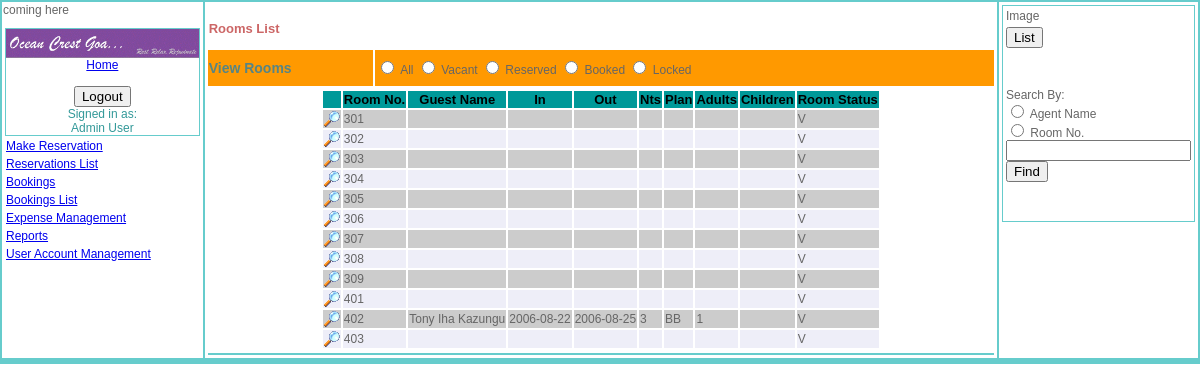
Screenshot of /rooms_list.php (signed in) with the database file from the repository.
### tables this page shows
CREATE TABLE `rooms` (
  `roomid` int(11) NOT NULL auto_increment,
  `roomno` mediumint(3) NOT NULL default '0',
  `roomtypeid` int(11) default NULL,
  `roomname` varchar(35) default NULL,
  `noofrooms` tinyint(3) default NULL,
  `occupancy` tinyint(2) default NULL,
  `tv` char(1) default NULL,
  `aircondition` char(1) default NULL,
  `fun` char(1) default NULL,
  `safe` char(1) default NULL,
  `fridge` char(1) default NULL,
  `status` char(1) default NULL COMMENT '(V)acant/(R)eserverd/(B)ooked/(L)ocked',
  `photo` longblob,
  `filetype` varchar(50) default NULL,
  PRIMARY KEY  (`roomid`,`roomno`)
);

CREATE TABLE `booking` (
  `book_id` int(11) NOT NULL auto_increment,
  `guestid` varchar(40) NOT NULL,
  `booking_type` char(1) NOT NULL COMMENT 'direct/agent',
  `meal_plan` char(2) NOT NULL COMMENT 'bo/bb/hb/fb',
  `no_adults` tinyint(2) default NULL,
  `no_child` tinyint(2) default NULL,
  `checkin_date` date NOT NULL,
  `checkout_date` date NOT NULL,
  `residence_id` char(2) default NULL COMMENT 'country_code',
  `payment_mode` tinyint(2) default NULL,
  `agents_ac_no` char(6) default NULL,
  `roomid` int(11) NOT NULL,
  `checkedin_by` int(11) default NULL,
  `invoice_no` varchar(15) default NULL,
  `billed` tinyint(1) default NULL,
  `checkoutby` int(5) default NULL,
  `codatetime` datetime default NULL,
  PRIMARY KEY  (`book_id`),
  UNIQUE KEY `id` (`book_id`)
);

### queryfunctions.php (called while the page is built, shortened)
<?php
function mkr_query($strsql,$conn)
{
	$rs = mysql_query($strsql,$conn);
	return $rs;
}
function fetch_object($rs)
{
	return mysql_fetch_object($rs);
}
?>

### rooms_list.php (the view, shortened to what this page needs)
<?php
include_once ("queryfunctions.php");
include_once ("functions.php");
?>
<!DOCTYPE html PUBLIC "-//W3C//DTD XHTML 1.0 Transitional//EN" "http://www.w3.org/TR/xhtml1/DTD/xhtml1-transitional.dtd">
<html xmlns="http://www.w3.org/1999/xhtml">
<head>
<link href="css/new.css" rel="stylesheet" type="text/css">
</head>
<body>
<form action="rooms.php" method="post" enctype="multipart/form-data">
<table width="100%"  border="0" cellpadding="1" align="center" bgcolor="#66CCCC">
  <tr valign="top">
    <td width="17%" bgcolor="#FFFFFF">
	<table width="100%"  border="0" cellpadding="1">
	  <tr>
    <td width="15%" bgcolor="#66CCCC">
		<table cellspacing=0 cellpadding=0 width="100%" align="left" bgcolor="#FFFFFF">
      <tr><td width="110" align="center"><a href="index.php"><img src="images/OpenCrest.gif" width="100%" height="100%" border="0"/><br>
          Home</a></td>
      </tr>
      <tr><td>&nbsp; </td>
      </tr>
      <tr>
        <td align="center">
		</td></tr>
	  </table></td></tr>
		<?php require_once("menu_header.php"); ?>
    </table>
	</td>
    <td width="67%" bgcolor="#FFFFFF"><table width="100%"  border="0" cellpadding="1">
      <tr>
        <td align="center"></td>
      </tr>
      <tr>
        <td colspan="2">
		<h2>Rooms List </h2>
		</td>
      </tr>
      <tr bgcolor="#FF9900"><td><h1>View Rooms </h1></td>
	  <td>
          <label>
          <input type="radio" name="roomstatus" value="A" />
  All</label>
          <label>
          <input type="radio" name="roomstatus" value="V" />
  Vacant</label>
          <label>
          <input type="radio" name="roomstatus" value="R" />
  Reserved</label>
          <label>
          <input type="radio" name="roomstatus" value="B" />
  Booked</label>
          <label>
          <input type="radio" name="roomstatus" value="L" />
  Locked</label>
	</td></tr>
	  <tr>
        <td colspan="2"><div id="Requests">
		<?php
			$conn=db_connect(HOST,USER,PASS,DB,PORT);
			$sql="Select rooms.roomno,guests.guestid,concat_ws(' ',guests.firstname,guests.middlename,guests.lastname) AS guest,
				booking.checkin_date,booking.checkout_date,DATEDIFF(booking.checkout_date,booking.checkin_date) AS nights,
				booking.meal_plan,booking.no_adults,booking.no_child,rooms.`status`
				From rooms
				left Join booking ON rooms.roomid = booking.roomid
				left Join guests ON booking.guestid = guests.guestid
				Order By rooms.roomno Asc";
			$results=mkr_query($sql,$conn);
			echo "<table align=\"center\">";
			echo "<tr bgcolor=\"#009999\">
				<th></th>
				<th>Room No.</th>
				<th>Guest Name</th>
				<th>In</th>
				<th>Out</th>
				<th>Nts</th>
				<th>Plan</th>
				<th>Adults</th>
				<th>Children</th>
				<th>Room Status</th>
				</tr>";
			while ($booked = fetch_object($results)) {
				$j++;
				if($j%2==1){
					echo "<tr bgcolor=\"#CCCCCC\">";
					}else{
					echo "<tr bgcolor=\"#EEEEF8\">";
				}
					echo "<td><a href=\"bookings.php?search=$booked->guestid\"><img src=\"images/button_view.png\" width=\"16\" height=\"16\" border=\"0\" title=\"view booking details\"/></a></td>";
					echo "<td>" . $booked->roomno . "</td>";
					echo "<td>" . $booked->guest . "</td>";
					echo "<td>" . $booked->checkin_date . "</td>";
					echo "<td>" . $booked->checkout_date . "</td>";
					echo "<td>" . $booked->nights . "</td>";
					echo "<td>" . $booked->meal_plan . "</td>";
					echo "<td>" . $booked->no_adults . "</td>";
					echo "<td>" . $booked->no_child . "</td>";
					echo "<td>" . $booked->status . "</td>";
				echo "</tr>";
			}
			echo "</table>";
		?>
		</div></td>
      </tr>
	  <tr bgcolor="#66CCCC" >
        <td align="left" colspan="2"><div id="RequestDetails"></div>
		</td>
      </tr>
    </table></td>
	<td width="16%" bgcolor="#FFFFFF">
	<table width="100%"  border="0" cellpadding="1">
	  <tr>
    <td width="15%" bgcolor="#66CCCC">
	<table width="100%"  border="0" cellpadding="1" bgcolor="#FFFFFF">
       <tr>
        <td>Image</td>
      </tr>
	  <tr>
        <td><input type="button" name="Submit" value="List" onclick="self.location='rooms_list.php'"/></td>
	  </tr>
      <tr>
        <td>&nbsp;</td>
      </tr>
      <tr>
        <td>&nbsp;</td>
      </tr>
      <tr>
        <td>
            <label> Search By:<br />
            <input type="radio" name="optFind" value="Name" />
        Agent Name</label>
            <br />
            <label>
            <input type="radio" name="optFind" value="Payrollno" />
        Room No. </label>
            <br>
        <input type="text" name="search" width="100" /><br>
        <input type="submit" name="Submit" value="Find"/>
        </td>
      </tr>
      <tr>
        <td>&nbsp;</td>
      </tr>
      <tr>
        <td>&nbsp;</td>
      </tr>
    </table>
	</td><tr></table>
	</td>
  </tr>
  <?php require_once("footer1.php"); ?>
</table>
</form>
</body>
</html>

### css/new.css (style rules this page uses)
body { background-color: White; font: 12px Verdana, Geneva, Arial, Helvetica, sans-serif; color: #666666; margin: 0px 0px 0px 0px; border: none; }
td, p, ul,ol { font-family: Verdana, Geneva, Arial, Helvetica, sans-serif; font-size: 12px; }
th { color: #000000; font-size: 13px; }
h1 { color: #568585; font-size: 14px; }
h2 { color: #CC6666; font-size:13px; }

### rows the page displays
rooms: roomno "301", status "V"
rooms: roomno "302", status "V"
rooms: roomno "303", status "V"
rooms: roomno "304", status "V"
rooms: roomno "305", status "V"
rooms: roomno "306", status "V"
rooms: roomno "307", status "V"
rooms: roomno "308", status "V"
rooms: roomno "309", status "V"
rooms: roomno "401", status "V"
booking: rooms.roomno "402", guest "Tony Iha Kazungu", checkin_date "2006-08-22", checkout_date "2006-08-25", nights "3", meal_plan "BB", no_adults "1", rooms.status "V"
rooms: roomno "403", status "V"

### other values shown
$_SESSION["employee"] "Admin User"
